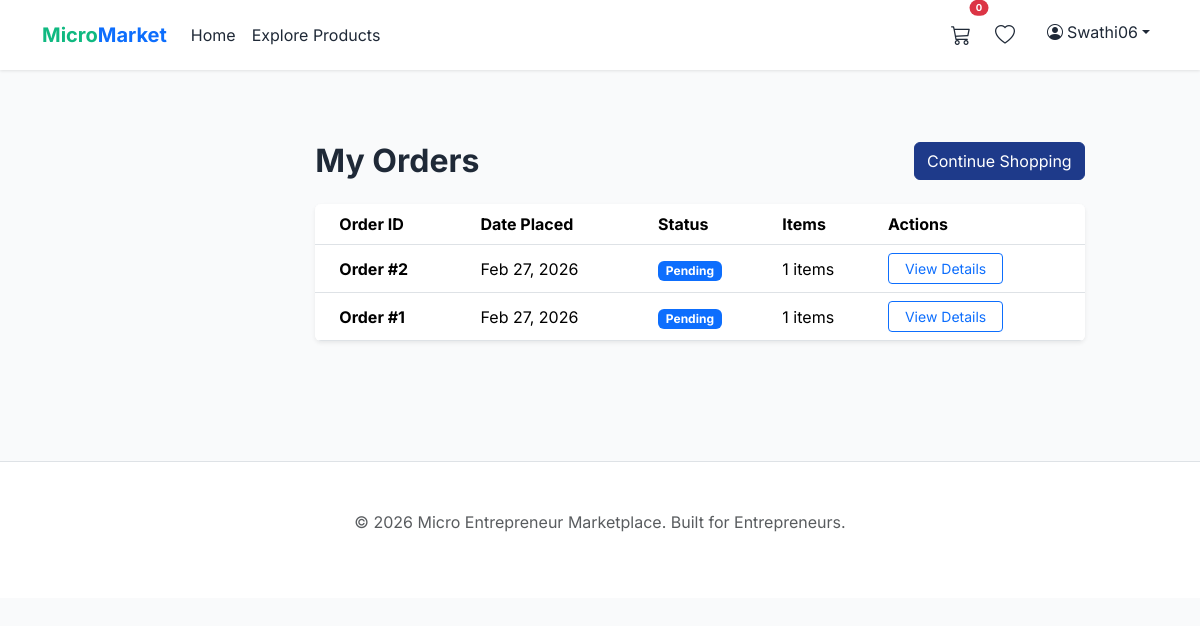
The app's page /dashboard/buyer/ (signed in) with its own data.
### accounts/models.py (models this page shows, shortened)
class User(AbstractUser):
    ADMIN = 'ADMIN'
    SELLER = 'SELLER'
    BUYER = 'BUYER'
    ROLE_CHOICES = [
        (ADMIN, 'Admin'),
        (SELLER, 'Seller'),
        (BUYER, 'Buyer'),
    ]
    role = models.CharField(max_length=10, choices=ROLE_CHOICES, default=BUYER)
    phone = models.CharField(max_length=15, blank=True, null=True)
    profile_image = models.ImageField(upload_to='profiles/', blank=True, null=True)
    address = models.TextField(blank=True, null=True)
    city = models.CharField(max_length=100, blank=True, null=True)
    state = models.CharField(max_length=100, blank=True, null=True)
    created_at = models.DateTimeField(auto_now_add=True, db_index=True)

### marketplace/models.py (models this page shows, shortened)
class Order(models.Model):
    STATUS_CHOICES = [
        ('PENDING', 'Pending'),
        ('CONFIRMED', 'Confirmed'),
        ('SHIPPED', 'Shipped'),
        ('DELIVERED', 'Delivered'),
        ('CANCELLED', 'Cancelled'),
    ]
    buyer = models.ForeignKey(settings.AUTH_USER_MODEL, on_delete=models.CASCADE, related_name='orders', db_index=True)
    created_at = models.DateTimeField(auto_now_add=True, db_index=True)
    status = models.CharField(max_length=20, choices=STATUS_CHOICES, default='PENDING')

### dashboard/views.py (the view)
# urls.py: path('buyer/', BuyerDashboardView.as_view(), name='buyer_dashboard'),
class BuyerDashboardView(LoginRequiredMixin, ListView):
    model = Order
    template_name = 'dashboard/buyer_dashboard.html'
    context_object_name = 'orders'
    def get_queryset(self):
        return Order.objects.filter(buyer=self.request.user).prefetch_related('items').order_by('-created_at')

### templates/dashboard/buyer_dashboard.html (shortened to what this page needs)
{% extends 'dashboard/base.html' %}
{% block dashboard_content %}
<div class="container py-5">
    <div class="row justify-content-center">
        <div class="col-md-10">
            <div class="d-flex justify-content-between align-items-center mb-4">
                <h2 class="fw-bold m-0">My Orders</h2>
                <a href="{% url 'marketplace:product_list' %}" class="btn btn-primary">Continue Shopping</a>
            </div>
            <div class="card border-0 shadow-sm overflow-hidden">
                <div class="table-responsive">
                    <table class="table table-hover align-middle mb-0">
                        <thead class="bg-light">
                            <tr>
                                <th class="ps-4">Order ID</th>
                                <th>Date Placed</th>
                                <th>Status</th>
                                <th>Items</th>
                                <th>Actions</th>
                            </tr>
                        </thead>
                        <tbody>
                            {% for order in orders %}
                            <tr>
                                <td class="ps-4">
                                    <span class="fw-bold">Order #{{ order.id }}</span>
                                </td>
                                <td>{{ order.created_at|date:"M d, Y" }}</td>
                                <td>
                                    <span class="badge
                                            {% if order.status == 'DELIVERED' %}bg-success
                                            {% elif order.status == 'CANCELLED' %}bg-danger
                                            {% else %}bg-primary{% endif %}">
                                        {{ order.get_status_display }}
                                    </span>
                                </td>
                                <td>{{ order.items.count }} items</td>
                                <td>
                                    <a href="{% url 'dashboard:order_detail' order.id %}"
                                        class="btn btn-sm btn-outline-primary px-3">View Details</a>
                                </td>
                            </tr>
                            {% endfor %}
                        </tbody>
                    </table>
                </div>
            </div>
        </div>
    </div>
</div>
{% endblock %}

### templates/base.html (shortened to what this page needs)
{% load static %}
{% load django_bootstrap5 %}
<!DOCTYPE html>
<html lang="en">
<head>
    {% bootstrap_css %}
    <link rel="stylesheet" href="https://cdn.jsdelivr.net/npm/bootstrap-icons@1.11.3/font/bootstrap-icons.min.css">
    <link rel="stylesheet" href="{% static 'css/style.css' %}">
</head>
<body>
    <nav class="navbar navbar-expand-lg navbar-light sticky-top">
        <div class="container">
            <a class="navbar-brand fw-bold text-primary" href="{% url 'core:home' %}">
                <span style="color: var(--secondary-green);">Micro</span>Market
            </a>
            <div class="collapse navbar-collapse" id="navbarNav">
                <ul class="navbar-nav me-auto">
                    <li class="nav-item">
                        <a class="nav-link" href="{% url 'core:home' %}">Home</a>
                    </li>
                    <li class="nav-item">
                        <a class="nav-link" href="{% url 'marketplace:product_list' %}">Explore Products</a>
                    </li>
                </ul>
                <ul class="navbar-nav">
                    {% if user.is_authenticated %}
                    <li class="nav-item me-2">
                        <a class="nav-link position-relative" href="{% url 'marketplace:cart_detail' %}">
                            <i class="bi bi-cart3 fs-5"></i>
                            <span
                                class="position-absolute top-0 start-100 translate-middle badge rounded-pill bg-danger"
                                style="font-size: 0.6rem;">
                                {{ user.cart_items.count }}
                            </span>
                        </a>
                    </li>
                    <li class="nav-item me-3">
                        <a class="nav-link" href="{% url 'marketplace:wishlist_detail' %}">
                            <i class="bi bi-heart fs-5"></i>
                        </a>
                    </li>
                    <li class="nav-item dropdown">
                        <a class="nav-link dropdown-toggle" href="#" id="navbarDropdown" role="button"
                            data-bs-toggle="dropdown">
                            <i class="bi bi-person-circle me-1"></i> {{ user.username }}
                        </a>
                    </li>
                    {% endif %}
                </ul>
            </div>
        </div>
    </nav>
    <main>
        {% block content %}
        {% endblock %}
    </main>
    <footer class="bg-white py-5 mt-5 border-top">
        <div class="container text-center text-muted">
            <p>&copy; 2026 Micro Entrepreneur Marketplace. Built for Entrepreneurs.</p>
        </div>
    </footer>
</body>
</html>

### static/css/style.css (style rules this page uses)
:root { --primary-blue: #1e3a8a; --secondary-green: #10b981; --accent-orange: #f59e0b; --neutral-gray: #f3f4f6; --text-dark: #1f2937; }
body { font-family: 'Inter', sans-serif; background-color: #f9fafb; color: var(--text-dark); }
.navbar { background-color: white; box-shadow: 0 1px 3px rgba(0,0,0,0.1); }
.btn-primary { background-color: var(--primary-blue); border-color: var(--primary-blue); }
.card { border: none; box-shadow: 0 4px 6px -1px rgba(0, 0, 0, 0.1); transition: transform 0.2s; }
.nav-link { color: var(--text-dark); padding: 0.75rem 1.5rem; display: flex; align-items: center; }

### records on screen
User: cart_items.count "0", username "Swathi06"
Order: id "2", created_at "Feb 27, 2026", status "Pending", items.count "1"
Order: id "1", created_at "Feb 27, 2026", status "Pending", items.count "1"
